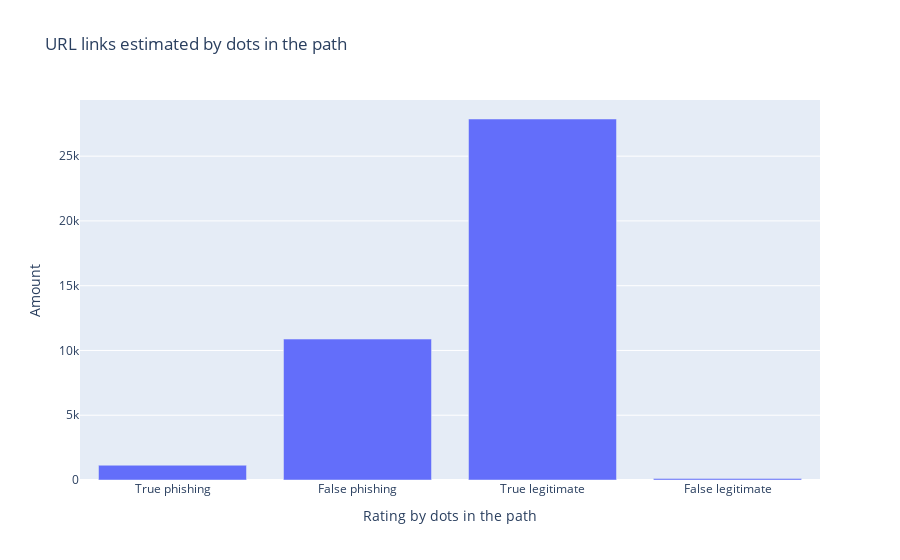

Notebook code for this chart:
### Code cell
# Plotting the dependencies by number of dots in the path 

# creating lists
path_number = [path_true_bad, path_false_bad, path_true_good, path_false_good]
path_class = ['True phishing', 'False phishing', 'True legitimate', 'False legitimate']

#visualizing the chart
chart_path = px.bar(x=path_class, y=path_number, title="URL links estimated by dots in the path",
                     labels = {'x':'Rating by dots in the path', 'y':'Amount'})
chart_path.show()

### Figure 1 — Plotly figure (JSON) as saved in the notebook; plotly's stock layout.template omitted (floating-point values rounded to 4 significant figures)
{"data": [{"alignmentgroup": "True", "hovertemplate": "Rating by dots in the path=%{x}<br>Amount=%{y}<extra></extra>", "legendgroup": "", "marker": {"color": "#636efa"}, "name": "", "offsetgroup": "", "orientation": "v", "showlegend": false, "textposition": "auto", "type": "bar", "x": ["True phishing", "False phishing", "True legitimate", "False legitimate"], "xaxis": "x", "y": [1140, 10880, 27869, 111], "yaxis": "y"}], "layout": {"barmode": "relative", "legend": {"tracegroupgap": 0}, "title": {"text": "URL links estimated by dots in the path"}, "xaxis": {"anchor": "y", "domain": [0, 1], "title": {"text": "Rating by dots in the path"}}, "yaxis": {"anchor": "x", "domain": [0, 1], "title": {"text": "Amount"}}}}
